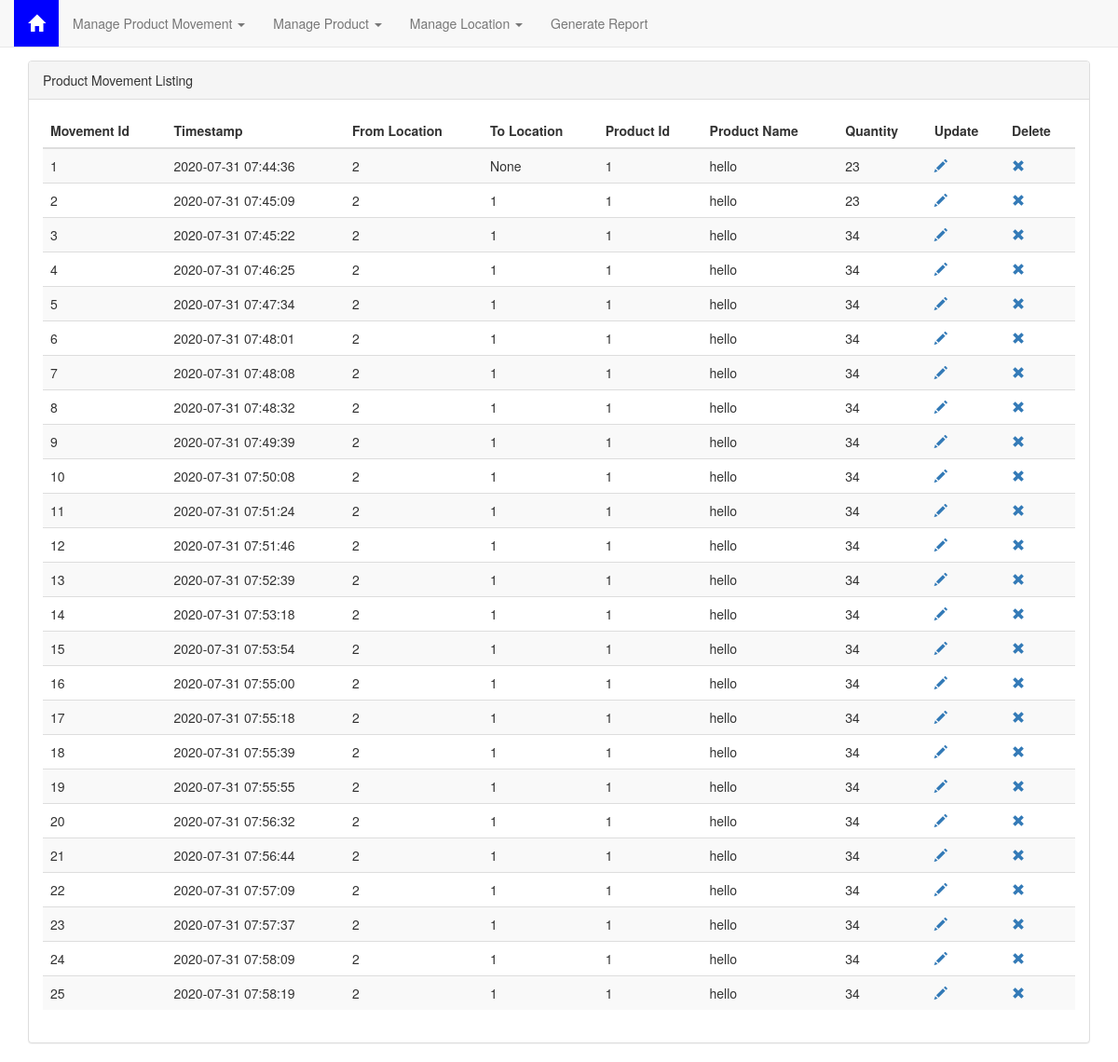
The app's page /product_movement/view_product_movement, older data.
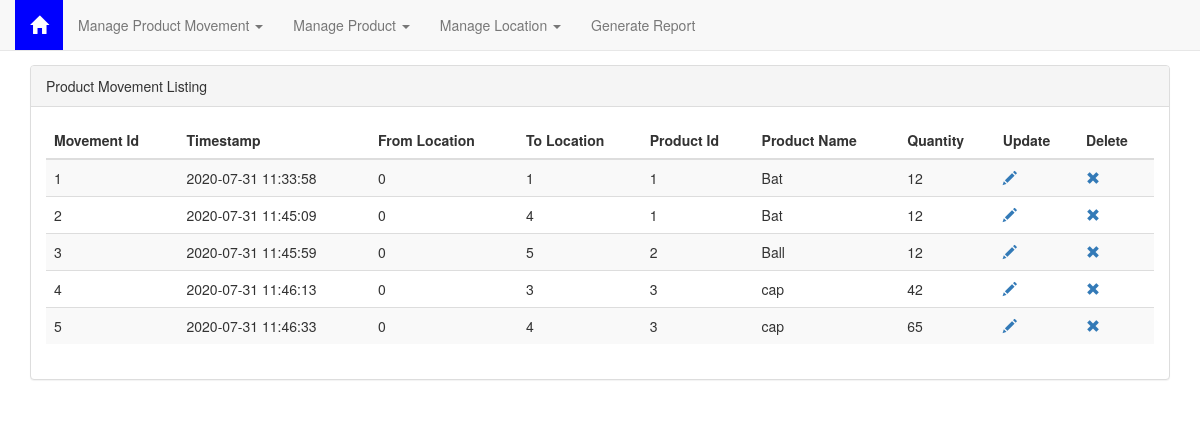
The same page, newer data.
### tables this page shows
CREATE TABLE ProductMovement (
  movement_id INTEGER PRIMARY KEY AUTOINCREMENT,
  timestamp TIMESTAMP DEFAULT CURRENT_TIMESTAMP NOT NULL,
  from_location INTEGER ,
  to_location INTEGER ,
  product_id INTEGER NOT NULL,
  qty INTEGER,
  FOREIGN KEY (movement_id) REFERENCES Product (product_id),
  FOREIGN KEY (from_location) REFERENCES Location (location_id),
  FOREIGN KEY (to_location) REFERENCES Location (location_id)
);

CREATE TABLE Product (
  product_id INTEGER PRIMARY KEY AUTOINCREMENT,

  product_name TEXT
  );

### warehouse_management/product_movement.py (the view)
@bp.route("/view_product_movement", methods=["GET"])
def view_product_movement():
    try:
        db = get_db()
        prod_mov = db.execute(
            "SELECT  movement_id, timestamp, from_location, to_location, Product.product_id, qty, Product.product_name FROM ProductMovement  INNER JOIN Product "+
            " ON Product.product_id=ProductMovement.product_id" ,
        )
    except sqlite3.Error as error:
        print(error)
        return render_template("error_occured.html")
    return render_template(
        "product_movement/view_product_movement.html", result=prod_mov
    )

### warehouse_management/db.py (called while the page is built)
def get_db():
    if 'db' not in g:
        g.db = sqlite3.connect(
            current_app.config['DATABASE'],
            detect_types=sqlite3.PARSE_DECLTYPES
        )
        g.db.row_factory = sqlite3.Row
    return g.db

### warehouse_management/templates/product_movement/view_product_movement.html (shortened to what this page needs)
{% extends 'base.html' %}
{% block content %}
<div class="container">
    <div class="panel panel-default">
        <div class="panel-heading">
            Product Movement Listing
        </div>
        <div class="panel-body">
            <div class="table-responsive">
                <table class="table table-striped">
                    <thead>
                        <tr>
                            <th>Movement Id</th>
                            <th>Timestamp</th>
                            <th>From Location</th>
                            <th>To Location</th>
                            <th>Product Id</th>
                            <th>Product Name</th>
                            <th>Quantity</th>
                            <th>Update</th>
                            <th>Delete</th>
                        </tr>
                    </thead>
                    <tbody>
                        {% for movement in result %}
                        <tr>
                            <td>{{movement.movement_id}}</td>
                            <td>{{movement.timestamp}}</td>
                            <td>{{movement.from_location}}</td>
                            <td>{{movement.to_location}}</td>
                            <td>{{movement.product_id}}</td>
                            <td>{{movement.product_name}}</td>
                            <td>{{movement.qty}}</td>
                            <td><a href={{ "update_product_movement/"  + movement.movement_id  | string() }}> <span
                                        class="glyphicon glyphicon-pencil"></span>
                                </a>
                            <td><a href={{ "delete_product_movement/"  + movement.movement_id  | string() }}> <span
                                        class="glyphicon glyphicon-remove"></span>
                                </a>
                        </tr>
                        {% endfor %}
                    </tbody>
                </table>
            </div>
        </div>
    </div>
</div>
{% endblock %}

Row changes from the older to the newer data that the page shows:
removed ProductMovement: movement_id "6", timestamp "2020-07-31 07:48:01", from_location "2", to_location "1", product_id "1", product_name "hello", qty "34"
removed ProductMovement: movement_id "7", timestamp "2020-07-31 07:48:08", from_location "2", to_location "1", product_id "1", product_name "hello", qty "34"
removed ProductMovement: movement_id "8", timestamp "2020-07-31 07:48:32", from_location "2", to_location "1", product_id "1", product_name "hello", qty "34"
removed ProductMovement: movement_id "9", timestamp "2020-07-31 07:49:39", from_location "2", to_location "1", product_id "1", product_name "hello", qty "34"
removed ProductMovement: movement_id "10", timestamp "2020-07-31 07:50:08", from_location "2", to_location "1", product_id "1", product_name "hello", qty "34"
removed ProductMovement: movement_id "11", timestamp "2020-07-31 07:51:24", from_location "2", to_location "1", product_id "1", product_name "hello", qty "34"
removed ProductMovement: movement_id "12", timestamp "2020-07-31 07:51:46", from_location "2", to_location "1", product_id "1", product_name "hello", qty "34"
removed ProductMovement: movement_id "13", timestamp "2020-07-31 07:52:39", from_location "2", to_location "1", product_id "1", product_name "hello", qty "34"
removed ProductMovement: movement_id "14", timestamp "2020-07-31 07:53:18", from_location "2", to_location "1", product_id "1", product_name "hello", qty "34"
removed ProductMovement: movement_id "15", timestamp "2020-07-31 07:53:54", from_location "2", to_location "1", product_id "1", product_name "hello", qty "34"
removed ProductMovement: movement_id "16", timestamp "2020-07-31 07:55:00", from_location "2", to_location "1", product_id "1", product_name "hello", qty "34"
removed ProductMovement: movement_id "17", timestamp "2020-07-31 07:55:18", from_location "2", to_location "1", product_id "1", product_name "hello", qty "34"
removed ProductMovement: movement_id "18", timestamp "2020-07-31 07:55:39", from_location "2", to_location "1", product_id "1", product_name "hello", qty "34"
removed ProductMovement: movement_id "19", timestamp "2020-07-31 07:55:55", from_location "2", to_location "1", product_id "1", product_name "hello", qty "34"
removed ProductMovement: movement_id "20", timestamp "2020-07-31 07:56:32", from_location "2", to_location "1", product_id "1", product_name "hello", qty "34"
removed ProductMovement: movement_id "21", timestamp "2020-07-31 07:56:44", from_location "2", to_location "1", product_id "1", product_name "hello", qty "34"
removed ProductMovement: movement_id "22", timestamp "2020-07-31 07:57:09", from_location "2", to_location "1", product_id "1", product_name "hello", qty "34"
removed ProductMovement: movement_id "23", timestamp "2020-07-31 07:57:37", from_location "2", to_location "1", product_id "1", product_name "hello", qty "34"
removed ProductMovement: movement_id "24", timestamp "2020-07-31 07:58:09", from_location "2", to_location "1", product_id "1", product_name "hello", qty "34"
removed ProductMovement: movement_id "25", timestamp "2020-07-31 07:58:19", from_location "2", to_location "1", product_id "1", product_name "hello", qty "34"
changed ProductMovement id 1: timestamp "2020-07-31 07:44:36" → "2020-07-31 11:33:58"; from_location "2" → "0"; to_location "None" → "1"; product_name "hello" → "Bat"; qty "23" → "12"
changed ProductMovement id 2: timestamp "2020-07-31 07:45:09" → "2020-07-31 11:45:09"; from_location "2" → "0"; to_location "1" → "4"; product_name "hello" → "Bat"; qty "23" → "12"
changed ProductMovement id 3: timestamp "2020-07-31 07:45:22" → "2020-07-31 11:45:59"; from_location "2" → "0"; to_location "1" → "5"; product_id "1" → "2"; product_name "hello" → "Ball"; qty "34" → "12"
changed ProductMovement id 4: timestamp "2020-07-31 07:46:25" → "2020-07-31 11:46:13"; from_location "2" → "0"; to_location "1" → "3"; product_id "1" → "3"; product_name "hello" → "cap"; qty "34" → "42"
changed ProductMovement id 5: timestamp "2020-07-31 07:47:34" → "2020-07-31 11:46:33"; from_location "2" → "0"; to_location "1" → "4"; product_id "1" → "3"; product_name "hello" → "cap"; qty "34" → "65"
